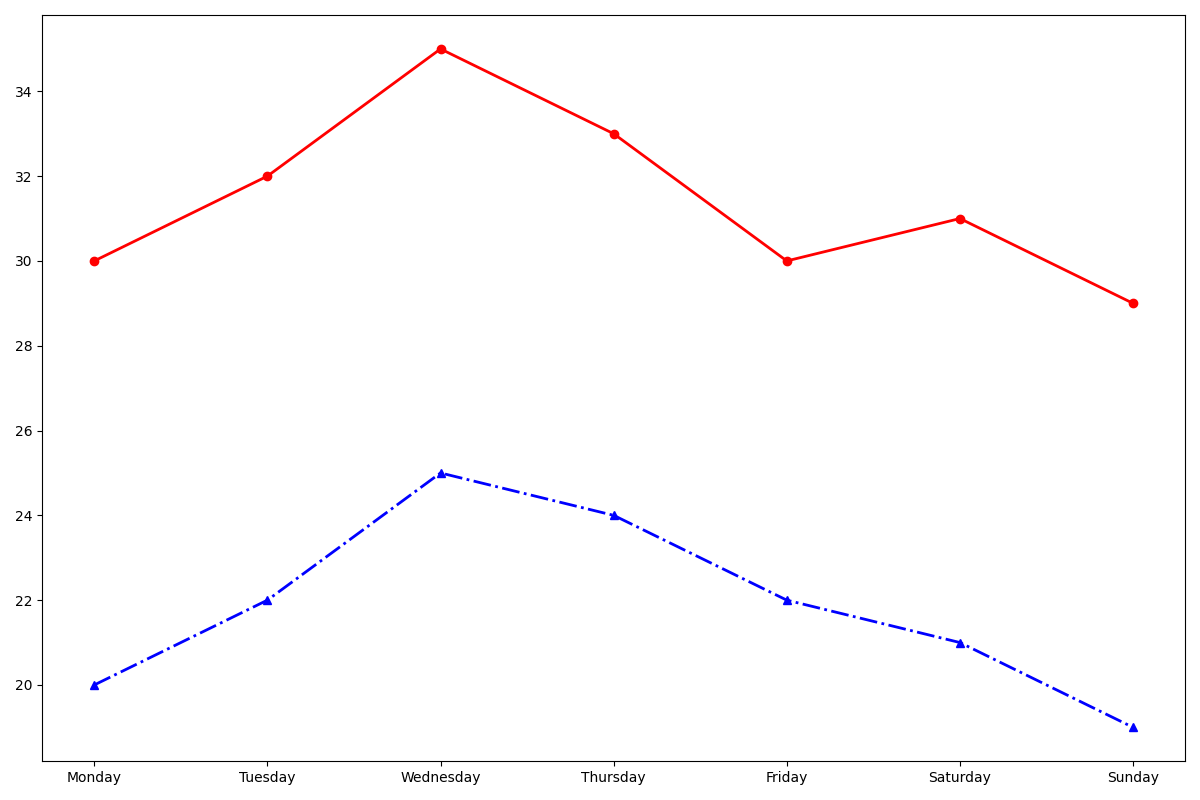

Reproduce this figure in Python.
import matplotlib.pyplot as plt

days = ['Monday', 'Tuesday', 'Wednesday', 'Thursday', 'Friday', 'Saturday', 'Sunday']

temperatures_ny = [30, 32, 35, 33, 30, 31, 29]
temperatures_chicago = [20, 22, 25, 24, 22, 21, 19]

fig, ax = plt.subplots(figsize=(12, 8))

# Shuffling assigned colors: swapping 'blue' with 'red'
ax.plot(days, temperatures_ny, marker='o', linestyle='-', color='red', linewidth=2, markersize=6)
ax.plot(days, temperatures_chicago, marker='^', linestyle='-.', color='blue', linewidth=2, markersize=6)

plt.tight_layout()
plt.show()
